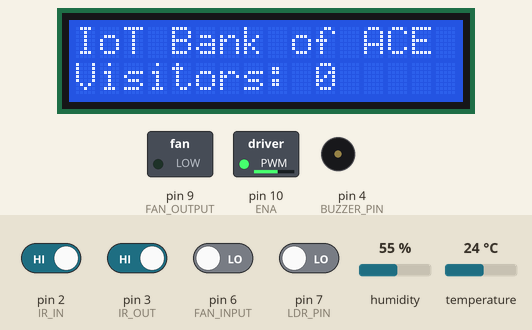
A sketch run on a simulated Arduino Uno, built with avr-gcc and run on an emulated ATmega328P. On the bench: 16×2 character LCD, switched loads named in the sketch (green lamp = pin HIGH), buzzer (waves = sounding, pin HIGH). The inputs (shaded band) are chosen by the test bench; at power-on: pin 2 (IR_IN), pin 3 (IR_OUT) HIGH, pin 6 (FAN_INPUT), pin 7 (LDR_PIN) LOW, temperature 24 °C, humidity 55 %. What the sketch prints to the serial monitor is not drawn.

Above: at 3.8 s.
3.9 s: temperature set to 28 °C
At 5.3 s:
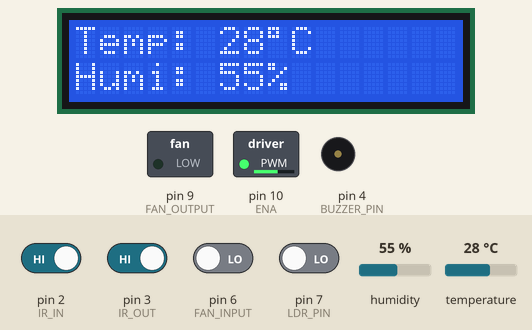
7.2 s: temperature set to 31 °C
At 10.3 s:
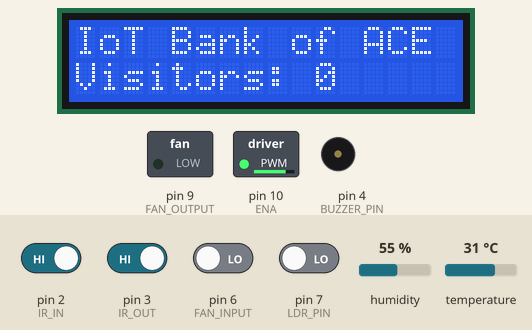
11.3 s: pin 6 (FAN_INPUT) driven HIGH
At 12.4 s:
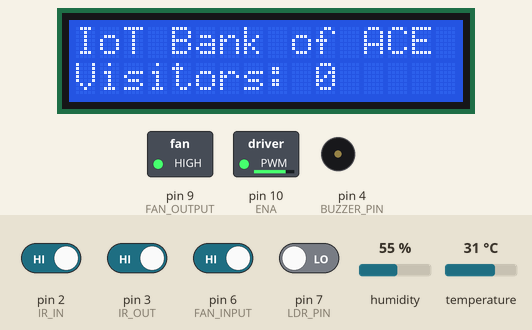
12.8 s: pin 7 (LDR_PIN) driven HIGH
At 13.4 s:
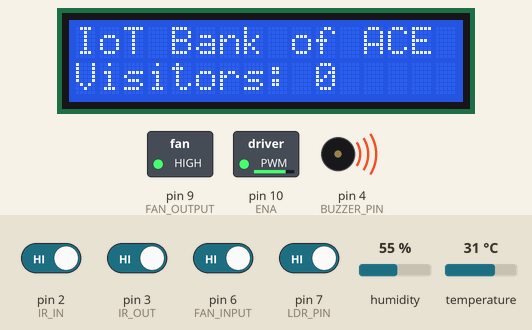
14.3 s: temperature set to 12 °C
At 16.4 s:
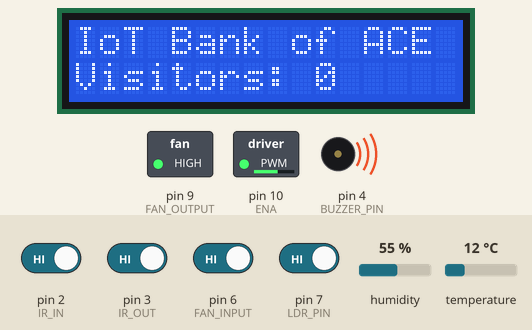
17.4 s: pin 2 (IR_IN) driven LOW
At 17.8 s:
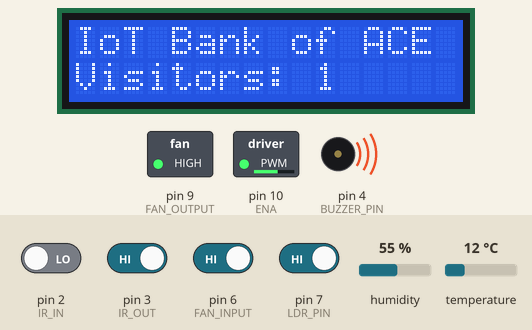
Timing chart, 0 to 19.9 s (numbered marks = the images above; inputs shaded):
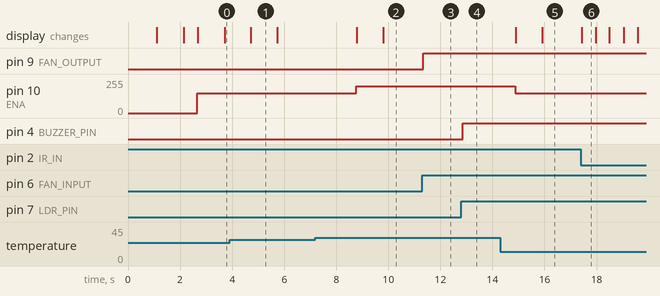

The sketch:

2_Visitor_Counter_Temp_based_Fan_Arduino.ino
```cpp
#include <DHT.h>
#include <DHT_U.h>
#include <Wire.h>  // Include the Wire library for I2C communication
#include <LiquidCrystal_I2C.h>  // Include the LiquidCrystal I2C library for LCD
LiquidCrystal_I2C lcd(0x27, 16, 2);  // Initialize the LCD with I2C address 0x27, 16x2 display

#define DHT11_PIN 5
DHT dht11(DHT11_PIN, DHT11);

// Define pin numbers
const int IR_IN = 2;  // Digital pin for IR sensor 1
const int IR_OUT = 3;  // Digital pin for IR sensor 2
const int BUZZER_PIN = 4;
const int FAN_INPUT = 6; //P4 to esp32
const int LDR_PIN = 7;  // Analog pin for LDR or P16 of ESP32
const int FAN_OUTPUT = 9;
const int ENA = 10;
  // Digital pin for buzzer

// Initialize variables for counting visitors and LDR value
int visitorCount = 0;  // Initialize visitor count
int ldrValue = 0;  // Initialize LDR value
int fanState = 0 ;
int speed = 150; //fan speed
//DHT11
int humi , tempC ;
int prevTemp = 0;
int prevState = 0;
void setup() {
  Serial.begin(9600);
  pinMode(IR_IN, INPUT);
  pinMode(IR_OUT, INPUT);
  pinMode(LDR_PIN, INPUT);
  pinMode(FAN_INPUT,INPUT);
  pinMode(ENA, OUTPUT);
  pinMode(FAN_OUTPUT, OUTPUT);
  pinMode(BUZZER_PIN, OUTPUT);  // Set buzzer pin as output
  dht11.begin();     // initialize the sensor
  lcd.begin();  // Initialize the LCD
  lcd.backlight();  // Turn on the backlight
  lcd.setCursor(0, 0);  // Set cursor to the first column of the first row
  lcd.print("IoT Security in");  // Print text to the LCD
  lcd.setCursor(0, 1);  // Set cursor to the first column of the second row
  lcd.print("    Banks ");  // Print text to the LCD
  delay(1000);
  displayTemp();
  updateLCD();
}

void loop() {
  // Read LDR value
  ldrValue = digitalRead(LDR_PIN);
  Serial.print("LDR Value:");
  Serial.println(ldrValue);
  //read DHT11
  humi  = int(dht11.readHumidity());    // read humidity
  tempC = int(dht11.readTemperature()); // read temperature
  Serial.print("Temp:");
  Serial.println(tempC);
  //check the fan
  fanState = digitalRead(FAN_INPUT) ;
  Serial.print("Fan State:");
  Serial.println(fanState);

  if (ldrValue) {
    // Ring the buzzer
    digitalWrite(BUZZER_PIN, HIGH);
  }
  else {
    digitalWrite(BUZZER_PIN, LOW);
  }

  if(fanState != prevState){
    prevState = fanState;
    setFan();
  }

  //DHT11 based fan speed condition
  if ( (isnan(humi) || isnan(tempC))) {
   //Do Nothing
  }
  else if(tempC == prevTemp){
    //Do Nothing
  }
  else if(tempC  < 30 ){
    prevTemp = tempC;
    speed = 150;
    setFan();
    displayTemp();
    updateLCD();
  }
  else if((tempC >= 30) && (tempC < 45 )){
    prevTemp = tempC;
    speed = 200 ;
    setFan();
    displayTemp();
    updateLCD();
  }
  else if(tempC > 45){
    prevTemp = tempC;
    speed = 250;
    setFan();
    displayTemp();
    updateLCD();
  }

  // Check IR sensors
  if (digitalRead(IR_IN) == LOW) {
    // IR sensor 1 detects movement, increment visitor count
    visitorCount++;
    updateLCD();
  }

  if (digitalRead(IR_OUT) == LOW) {
    // IR sensor 2 detects movement, decrement visitor count
    visitorCount--;
    updateLCD();
  }
}
void displayTemp(){
    lcd.clear();
    lcd.setCursor(0, 0);  // start to print at the first row
    lcd.print("Temp: ");
    lcd.print(tempC);     // print the temperature
    lcd.print((char)223); // print ° character
    lcd.print("C");
    lcd.setCursor(0, 1);  // start to print at the second row
    lcd.print("Humi: ");
    lcd.print(humi);      // print the humidity
    lcd.print("%");
    delay(1000);
}

void updateLCD(){
  // Update LCD
  lcd.clear();  // Clear the LCD display
  lcd.setCursor(0, 0);  // Set cursor to the first column of the first row
  lcd.print("IoT Bank of ACE");  // Print text to the LCD
  lcd.setCursor(0, 1);  // Set cursor to the first column of the second row
  lcd.print("Visitors: ");  // Print text to the LCD
  lcd.print(visitorCount);  // Print visitor count to the LCD
  Serial.print("Visitors:");
  Serial.println(visitorCount);
  delay(500); // Update LCD every 1 second
}

void setFan() {
  // Set fan speed using L298N motor driver
  analogWrite(ENA, speed);  // Set speed using PWM
  digitalWrite(FAN_OUTPUT, fanState);  // Set direction (clockwise)
}
```

Measured:
- the behaviour switches between 29 and 30 °C on temperature (found by bisection; images 1 and 2)
- after the input at 3.9 s, the display: changes after 0.81 s (image 1)
- after the input at 7.2 s, pin 10 (ENA): 150/255 → 200/255 after 1.6 s; the display: first changes after 1.6 s (image 2 shows a later state)
- after the input at 11.3 s, pin 9 (FAN_OUTPUT): LOW → HIGH at once
- after the input at 12.8 s, pin 4 (BUZZER_PIN): LOW → HIGH after 0.07 s
- after the input at 14.3 s, pin 10 (ENA): 200/255 → 150/255 after 0.57 s; the display: first changes after 0.59 s (image 5 shows a later state)
- after the input at 17.4 s, the display: changes at once (image 6)
